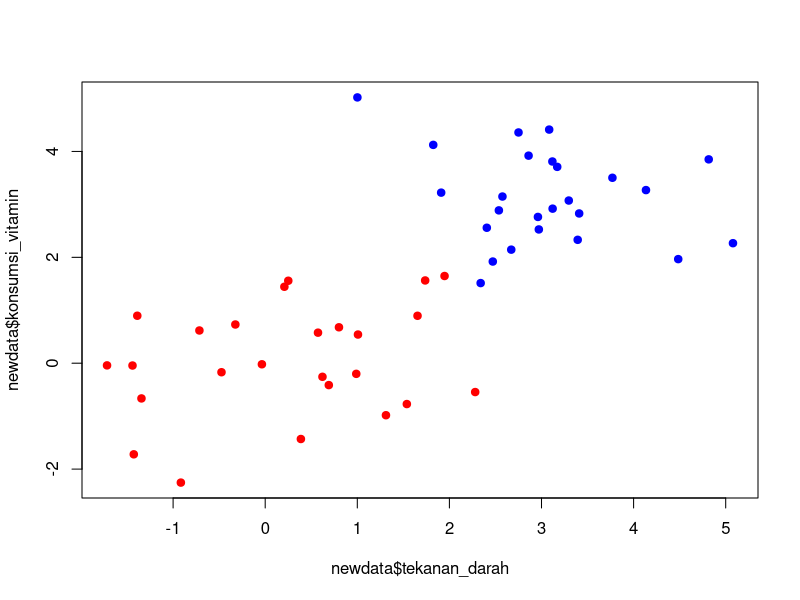
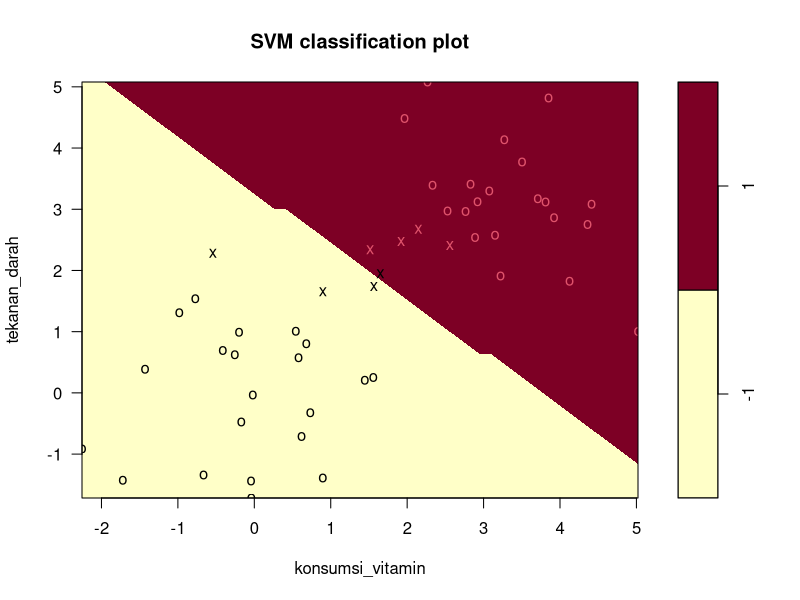

Write R code to recreate these figures, in order. (Note: this script raises an error after producing the figures.)
## ---- chunk 1
set.seed(456)
## ---- chunk 2
x <-  matrix(rnorm(100), 50, 2)
x
## ---- chunk 3
y <-  factor(rep(c(-1, 1), c(25, 25)))
y
## ---- chunk 4
x[y == 1, ] <- x[y == 1, ] + 3
x
## ---- chunk 5
newdata <- data.frame(x,y)
head(newdata)
## ---- chunk 6
colnames(newdata) <- c("tekanan_darah", "konsumsi_vitamin", "anemia")
newdata
## ---- chunk 7
plot(newdata$tekanan_darah,newdata$konsumsi_vitamin, col = ifelse(y=="1", "blue", "red"), pch = 19)
## ---- chunk 8
library(e1071)
modelSVM1 <- svm(anemia ~ ., data = newdata, kernel = "linear")
print(modelSVM1)
## ---- chunk 9
plot(modelSVM1, newdata)
## ---- chunk 10
library(caret)
set.seed(1)
trainIndex <- createDataPartition(newdata$anemia, p = 0.6)$Resample1
trainingSet <- newdata[trainIndex, ]
testingSet <- newdata[-trainIndex, ]
trainingSet
testingSet
## ---- chunk 11
summary(newdata)
## ---- chunk 12
library(caret)
train_control <- trainControl(method="cv", number=20)
modelNB <- train(anemia ~ tekanan_darah + konsumsi_vitamin, method = "nb", trControl = train_control, data = newdata)
modelNB$resample
confusionMatrix(modelNB)
## ---- chunk 13
train_control <- trainControl(method="repeatedcv", number=20, repeats=100)
modelNB <- train(anemia ~ tekanan_darah + konsumsi_vitamin, method = "nb", trControl = train_control, data = newdata)
modelNB$resample
confusionMatrix(modelNB)
## ---- chunk 14
train_control <- trainControl(method="LOOCV")
modelNB <- train(anemia ~ tekanan_darah + konsumsi_vitamin, method = "nb", trControl = train_control, data = newdata)
modelNB$results
